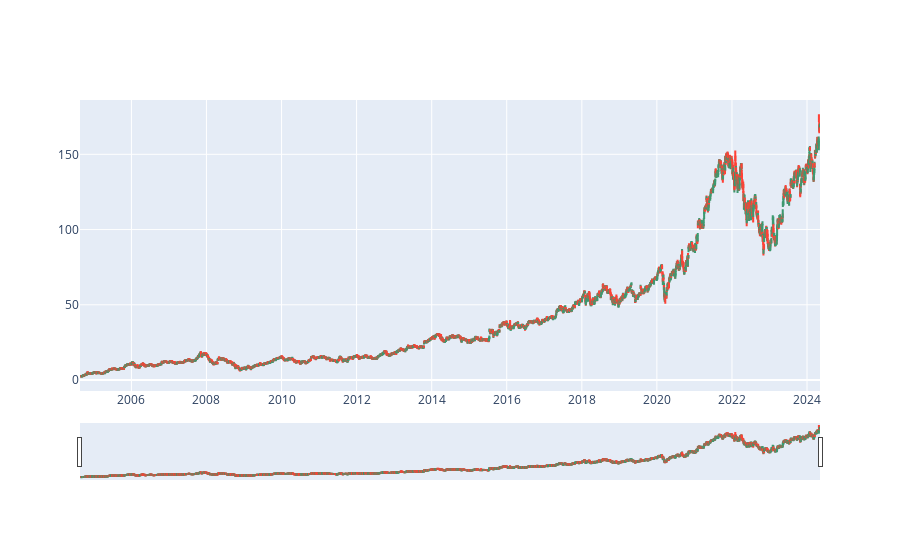

Source (notebook cell):
### Code cell
fig = go.Figure(data=[go.Candlestick(x=df_GOOG.index,
                                     open=df_GOOG['Open'],
                                     high=df_GOOG['High'],
                                     low=df_GOOG['Low'],
                                     close=df_GOOG['Close'])])

fig.show()

### Figure 1 — Plotly figure (JSON) as saved in the notebook; plotly's stock layout.template omitted (floating-point values rounded to 4 significant figures; data arrays with more than 128 entries replaced by an {"elided": "..."} marker saying what was removed)
{"data": [{"close": {"elided": "4962 float values"}, "high": {"elided": "4962 float values"}, "low": {"elided": "4962 float values"}, "open": {"elided": "4962 float values"}, "type": "candlestick", "x": {"elided": "4962 str values"}}], "layout": {}}
